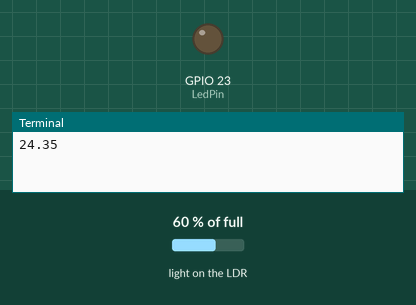
This program was run on a simulated Raspberry Pi (BCM pin numbers). On the bench: output pins drawn as LEDs (lit = HIGH), the last lines printed to the terminal. Inputs (shaded band) come from the test bench; at power-on: light on the LDR 60 % of full. The interpreter's speed is modelled, so counts of loop turns are approximate; the capacitor on the light-sensor pin charges in 0.2 + 60·(1 − level)² ms.

Above: at 1.2 s.
1.3 s: light on the LDR set to 20 % of full
3.2 s: light on the LDR set to 17 % of full
At 5.3 s:
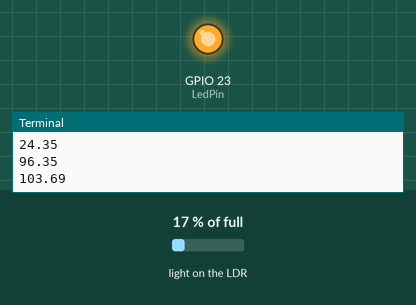
5.6 s: light on the LDR set to 25 % of full
At 7.4 s:
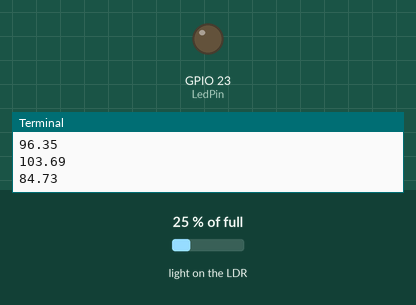
7.7 s: light on the LDR set to 2 % of full
At 8.7 s:
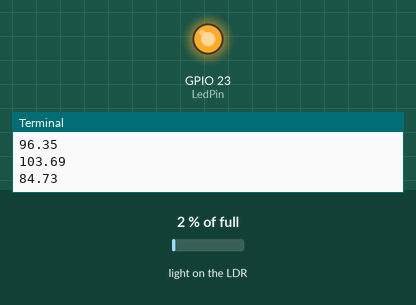
Timing chart, 0 to 10.7 s (numbered marks = the images above; inputs shaded):
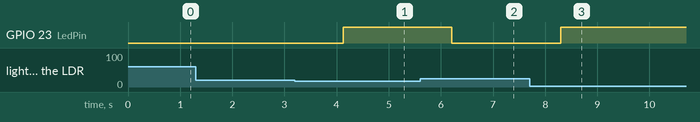

The program:

simplelsr.py
```python
#import the GPIO library
import RPi.GPIO as GPIO
import time
# Set the GPIO numbering
GPIO.setmode(GPIO.BCM)
GPIO.setwarnings(False)

# set the pins
LsrPin = 25
LedPin = 23
# set led pin as out
GPIO.setup(LedPin,GPIO.OUT)

# function returning a count of how long
# it takes the capacitor to load based on
# the resistance of Photoresistor
def rc_time(LsrPin):
 count=0
 GPIO.setup(LsrPin, GPIO.OUT)
 GPIO.output(LsrPin, GPIO.LOW)
 time.sleep(1)
 GPIO.setup(LsrPin, GPIO.IN)
 while(GPIO.input(LsrPin)==GPIO.LOW):
  count +=0.01
 return count
# run the program and depending on value of count
# turn light on or off
try:
 while True:
  print rc_time(LsrPin)
  if(rc_time(LsrPin))>100:
     GPIO.output(LedPin, GPIO.HIGH)
  else:
     GPIO.output(LedPin, GPIO.LOW)
#allow a way to interrupt the program
except KeyboardInterrupt:
 pass
# return the pins to original state
finally:
 GPIO.cleanup()
```

Measured:
- the behaviour switches between 19 and 18 % of full on light on the LDR (found by bisection; images 0 and 1)
- after the input at 3.2 s, GPIO 23 (LedPin): LOW → HIGH after 0.93 s
- after the input at 5.6 s, GPIO 23 (LedPin): HIGH → LOW after 0.61 s
- after the input at 7.7 s, GPIO 23 (LedPin): LOW → HIGH after 0.60 s
